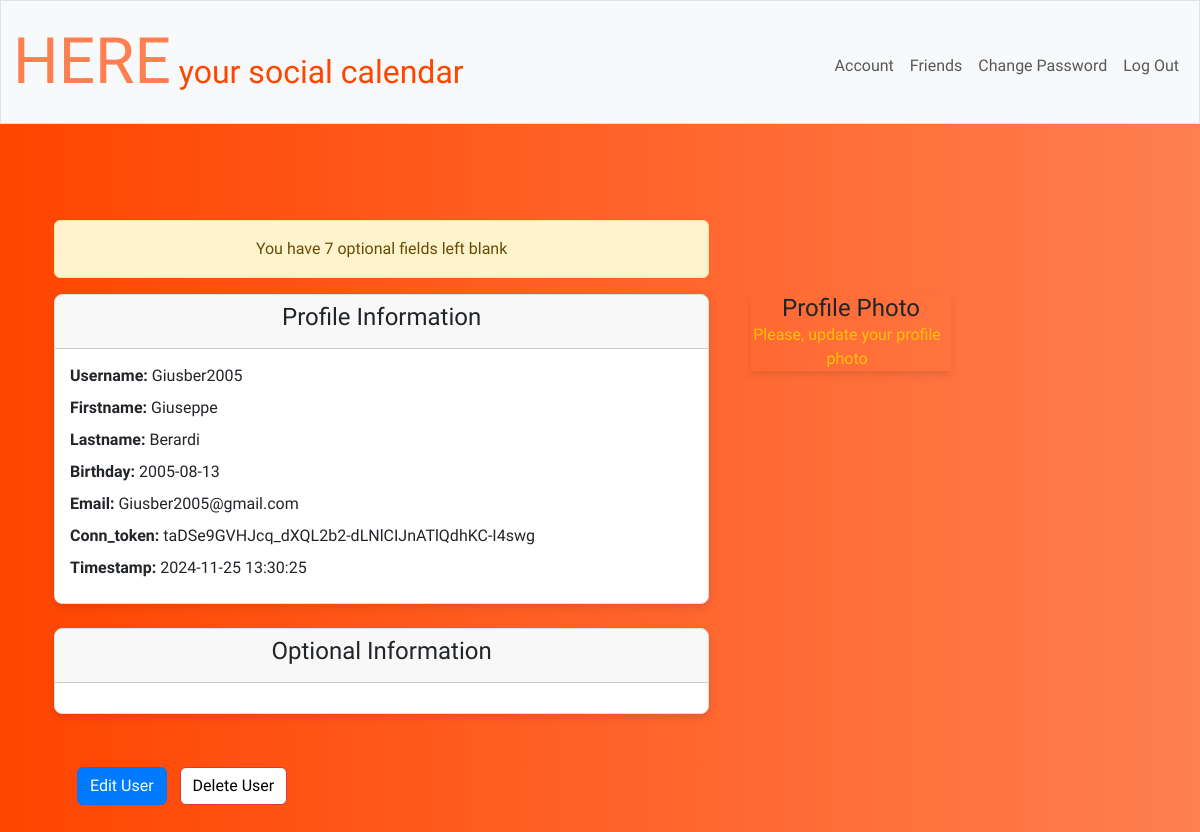
Page /account (signed in) on the committed database.
### tables this page shows
CREATE TABLE user (
    id INTEGER PRIMARY KEY,
    username TEXT NOT NULL UNIQUE,
    FirstName TEXT,
    LastName TEXT,
    birthday DATE,
    email TEXT NOT NULL UNIQUE,
    hash TEXT,
    conn_token VARCHAR(255),
    timestamp DATETIME DEFAULT CURRENT_TIMESTAMP
);

### app.py (the view)
@app.route("/account", methods=["GET", "POST"])
@login_required
def account():
    if request.method == "GET":
        informations = dict(db.execute("SELECT * FROM user WHERE id = ?", session["user_id"])[0])
        optional_informations = dict(db.execute("SELECT * FROM user_optional WHERE id = ?", session["user_id"])[0])
        phone_string = optional_informations["number"]
        if phone_string != None:
            del optional_informations["number"]
            optional_informations["prefix"], optional_informations["phone_number"] = split_phonenumber(phone_string)
        else:
            del optional_informations["number"]
            optional_informations["prefix"] = None
            optional_informations["phone_number"] = None
        counter = 0
        for key, value in optional_informations.items():
            if value == None:
                counter += 1
        return render_template("account.html", informations= informations, optional_informations=optional_informations, counter=counter)

### app.py (called while the page is built)
@app.before_request
def enable_foreign_keys():
    db.execute("PRAGMA foreign_keys = ON")

### helpers.py (called while the page is built)
def login_required(f):
    @wraps(f)
    def decorated_function(*args, **kwargs):
        if session.get("user_id") is None:
            return redirect("/login")
        return f(*args, **kwargs)
    return decorated_function

### templates/account.html (shortened to what this page needs)
{% extends "root.html" %}
{% block main %}
<div id="container" class="container mt-5 clearfix">
    {% if counter != 0 %}
        <div class="alert alert-warning" style="width: 60%; float: left;">
            You have {{ counter }} optional fields left blank
        </div>
    {% else %}
        <div class="alert alert-success" style="width: 60%; float: left;">
            Your profile is completed!!!
        </div>
    {% endif %}
    <div class="card mb-4 shadow-box float-left" style="width: 60%; margin-right: 2%;">
        <div class="card-header">
            <h4 class="card-title">Profile Information</h4>
        </div>
        <div class="card-body" style="text-align: left">
            {% for key, value in informations.items() %}
                {% if key != 'hash' and key != 'id' %}
                    <div class="mb-2">
                        <strong>{{ key|capitalize }}:</strong> {{ value }}
                    </div>
                {% endif %}
            {% endfor %}
        </div>
    </div>
    <div class="profile-photo-container shadow-box float-left">
        <h4 class="card-title">Profile Photo</h4>
        {% if optional_informations.get('photo') is none %}
            <div class="text-warning me-2">Please, update your profile photo</div>
        {% endif %}
    </div>
    <div class="card mb-4 shadow-box float-left" style="width: 60%;">
        <div class="card-header">
            <h4 class="card-title">Optional Information</h4>
        </div>
        <div class="card-body clearfix" id="optionalContainer">
        </div>
    </div>
</div>
<div class="d-flex justify-content-start align-items-center mt-4" style="margin: 30px">
    <form action="/change_informations" method="get" class="me-2">
        <button type="submit" class="btn btn-primary">Edit User</button>
    </form>
    <button class="btn btn-danger" data-bs-toggle="collapse" data-bs-target="#confirm" style="margin: 0px">Delete User</button>
</div>
{% endblock %}

### templates/root.html (shortened to what this page needs)
<!DOCTYPE html>
<html lang="en">
    <head>
        <link href="https://cdn.jsdelivr.net/npm/bootstrap@5.3.2/dist/css/bootstrap.min.css" rel="stylesheet">
        <link href="/static/css/styles.css" rel="stylesheet">
    </head>
    <body>
        <nav class="bg-light border navbar navbar-expand-md navbar-light">
            <div class="container-fluid">
                <a class="navbar-brand" href="/"><span style="color: #FF7F50; font-size: 200%;">HERE</span> <span style="color: #FF4500">your social calendar </span></a>
                <div class="collapse navbar-collapse" id="navbar">
                    {% if session["user_id"] %}
                        <ul class="navbar-nav ms-auto mt-2">
                            <li class="nav-item"><a class="nav-link" href="/account">Account<a></li>
                            <li class="nav-item"><a class="nav-link" href="/friends">Friends<a></li>
                            <li class="nav-item"><a class="nav-link" href="/change">Change Password<a></li>
                            <li class="nav-item"><a class="nav-link" href="/logout">Log Out</a></li>
                        </ul>
                    {% else %}
                        <ul class="navbar-nav ms-auto mt-2">
                            <li class="nav-item"><a class="nav-link" href="/register">Register</a></li>
                            <li class="nav-item"><a class="nav-link" href="/login">Log In</a></li>
                        </ul>
                    {% endif %}
                </div>
            </div>
        </nav>
        <main class="container py-5 text-center">
            {% block main %}{% endblock %}
        </main>
    </body>
</html>

### static/css/styles.css (style rules this page uses)
body { font-family: "Archivo Black"; background: linear-gradient(to right, #FF4500, #FF7F50); }
nav .navbar-brand { font-size: xx-large; }
.btn { color: black; margin: 5px; background-color: white; }
.btn { display: block; }
.btn-primary { background-color: #007bff; color: white; }
.card { background-color: #ffffff; border: 1px solid #ddd; border-radius: 8px; box-shadow: 0 2px 4px rgba(0, 0, 0, 0.1); }
.card-body { padding: 15px; }

### templates/account.html (style rules this page uses)
.shadow-box { box-shadow: 0 4px 8px rgba(0, 0, 0, 0.1); transition: box-shadow 0.3s ease, transform 0.3s ease; }
.float-left { float: left; }
.clearfix::after { content: ""; clear: both; display: table; }
.profile-photo-container { width: 200px; margin-left: 20px; text-align: center; }

### rows in the picture
user: key "Username", username "Giusber2005", key "Firstname", FirstName "Giuseppe", key "Lastname", LastName "Berardi", key "Birthday", birthday "2005-08-13", key "Email", email "Giusber2005@gmail.com", key "Conn_token", conn_token "taDSe9GVHJcq_dXQL2b2-dLNlCIJnATlQdhKC-I4swg", key "Timestamp", timestamp "2024-11-25 13:30:25"

### other values in the picture
{{ counter }} "7"
